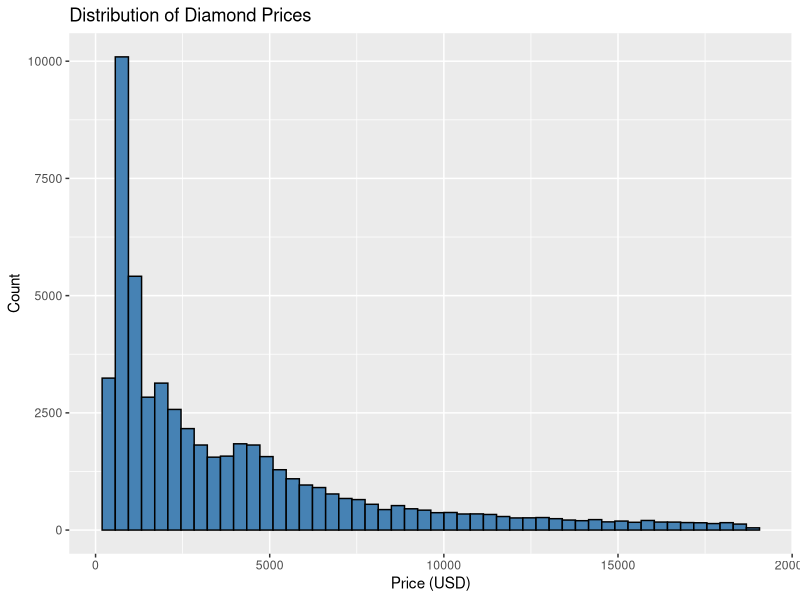
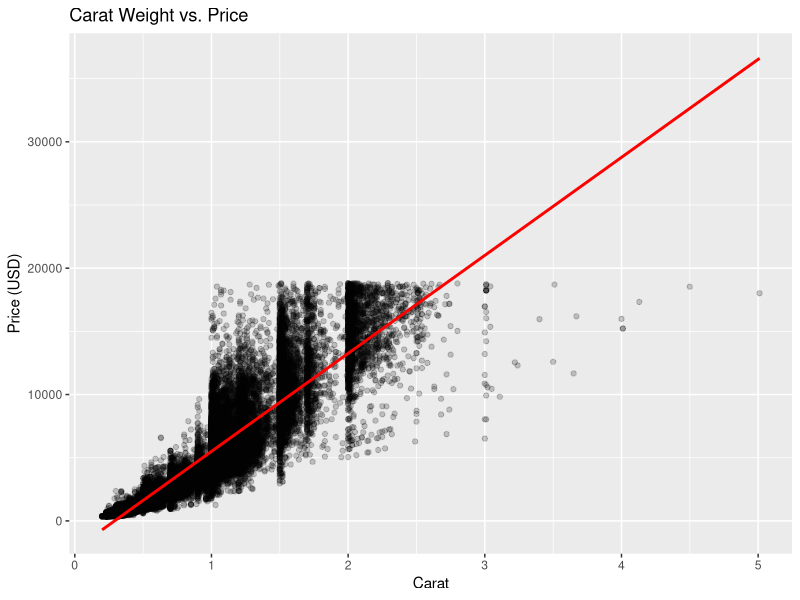
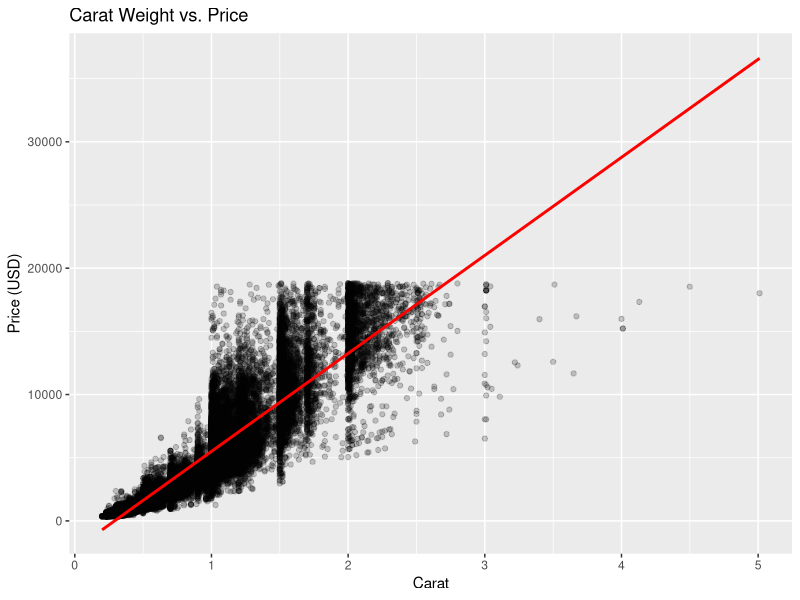
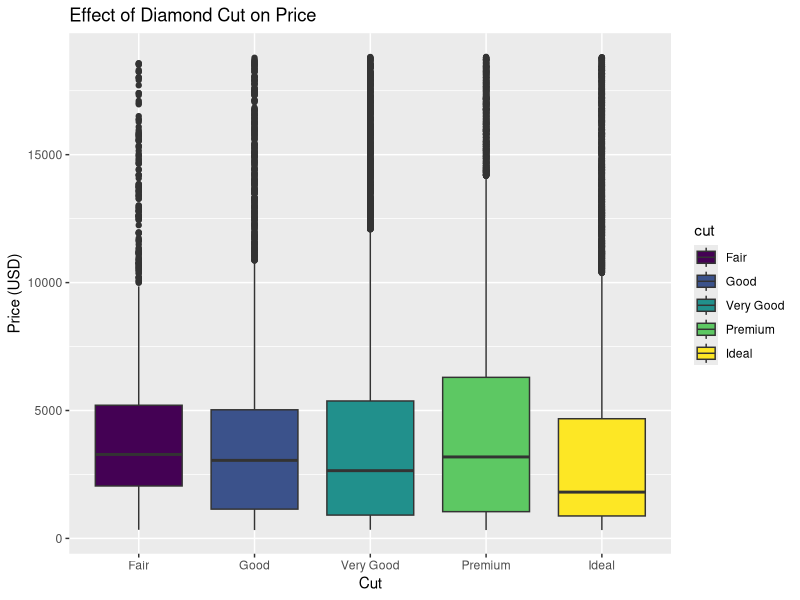
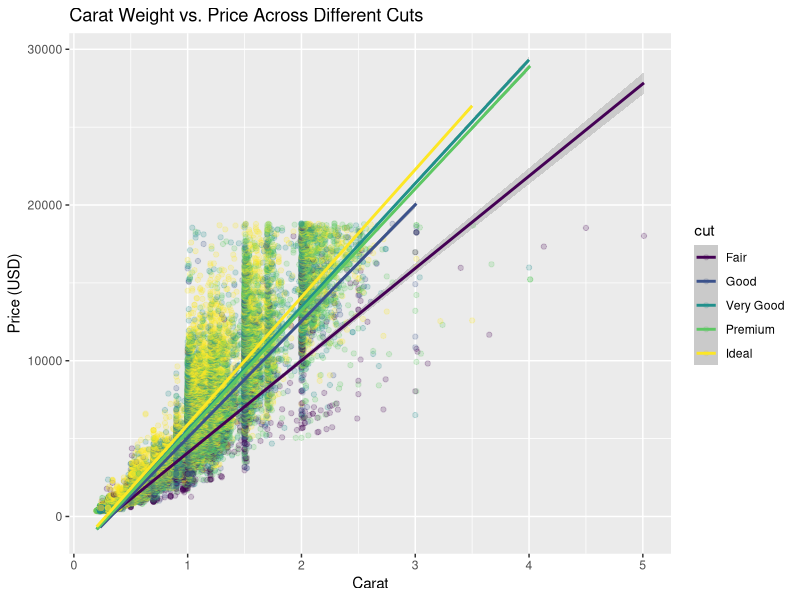

These charts were generated, in order, by the following R code:
## ---- chunk 1
knitr::opts_chunk$set(echo = TRUE)

library('tidyverse') ; library('ggplot2')

## ---- chunk 2
data(diamonds, package = "ggplot2")
names(diamonds)
## ---- chunk 3
summary(diamonds$price)
ggplot(diamonds, aes(x = price)) + 
  geom_histogram(bins = 50, fill = "steelblue", color = "black") +
  ggtitle("Distribution of Diamond Prices") +
  xlab("Price (USD)") +
  ylab("Count")

## ---- chunk 4
ggplot(diamonds, aes(x = carat, y = price)) +
  geom_point(alpha = 0.2) +
  geom_smooth(method = "lm", color = "red") +
  ggtitle("Carat Weight vs. Price") +
  xlab("Carat") +
  ylab("Price (USD)")

carat_lm <- lm(price ~ carat, data = diamonds)
summary.lm(carat_lm)

## ---- chunk 5
ggplot(diamonds, aes(x = carat, y = price)) +
  geom_point(alpha = 0.2) +
  geom_smooth(method = "lm", color = "red") +
  ggtitle("Carat Weight vs. Price") +
  xlab("Carat") +
  ylab("Price (USD)")

multi_lm <- lm(price ~ carat + cut + color + clarity, data = diamonds)
summary.lm(multi_lm)
## ---- chunk 6
ggplot(diamonds, aes(x = cut, y = price, fill = cut)) +
  geom_boxplot() +
  ggtitle("Effect of Diamond Cut on Price") +
  xlab("Cut") +
  ylab("Price (USD)")
## ---- chunk 7
ggplot(diamonds, aes(x = carat, y = price, color = cut)) + 
  geom_point(alpha = 0.2) +
  geom_smooth(method = "lm") +
  ggtitle("Carat Weight vs. Price Across Different Cuts") +
  xlab("Carat") +
  ylab("Price (USD)")

interaction_lm <- lm(price ~ carat * cut, data = diamonds)
summary.lm(interaction_lm)

anova(multi_lm, interaction_lm)

